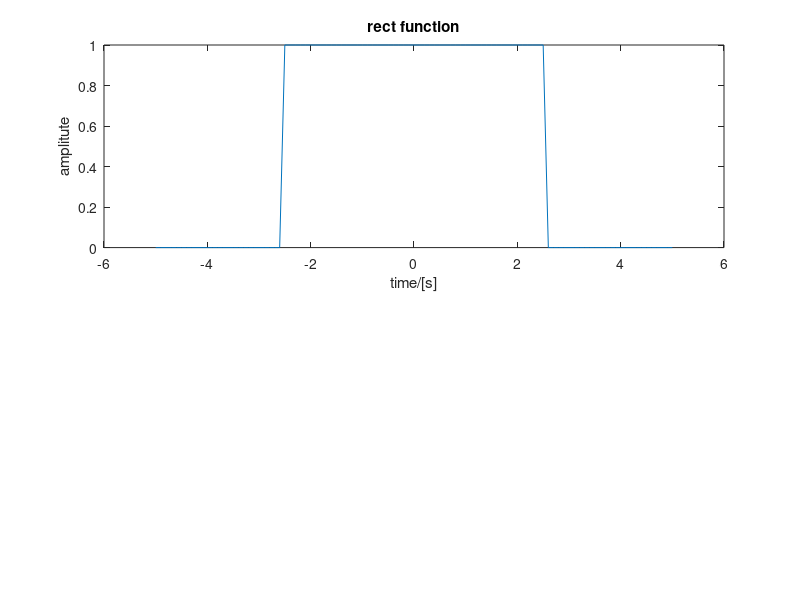

The MATLAB source for this figure: (Note: this script raises an error after producing the figure.)
clc;
clear all;
close all;

%%
t=linspace(-5,5,101);


rect=zeros(1,101);
a=find(t==-2.5);
b=find(t==2.5);
rect(a:b)=1;


subplot(211)
plot(t,rect)
xlabel('time/[s]')
ylabel('amplitute')
title('rect function')
hold on

[ak,bk,f0,Series] = FourierSeriesMegan(rect,10,t);
plot(t,Series)
legend('Signal','FourierSeries')
hold on




%%
rect2=zeros(1,101);
c=find(t==-5);
d=find(t==0);
rect2(c:d)=1;

subplot(212)
plot(t,rect2)
xlabel('time/[s]')
ylabel('amplitute')
title('shifted rect function')
hold on

[ak2,bk2,f02,Series2] = FourierSeriesMegan(rect2,10,t);
plot(t,Series2)
legend('Signal','FourierSeries')


%% 
k=0:1:10;


ak_new=zeros(1,11);
ak_new(1,2:11)=ak;
ak_new(1,1)=0.5010;



bk_new=zeros(1,11);
bk_new(1,2:11)=bk;
bk_new(1,1)=0;

plot(k*f0,ak_new,'b*')
hold on

plot(k*f0,bk_new,'r*')

xlabel('frequency/[Hz]')
ylabel('ak/bk')
title('coefficients')
legend('ak','bk')



